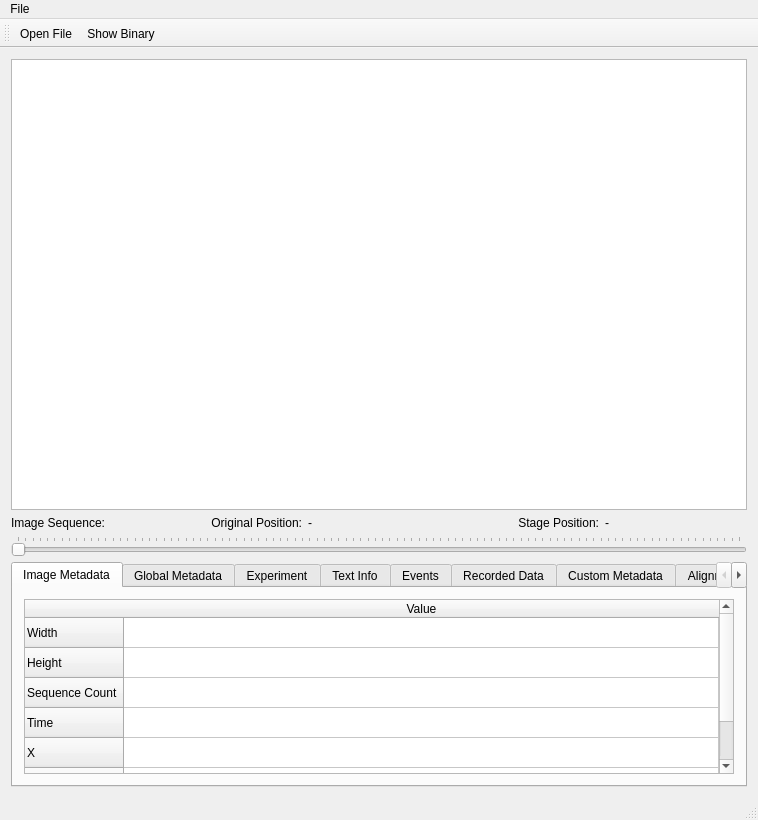
<?xml version="1.0" encoding="UTF-8"?>
<ui version="4.0">
 <class>MainWindow</class>
 <widget class="QMainWindow" name="MainWindow">
  <property name="geometry">
   <rect>
    <x>0</x>
    <y>0</y>
    <width>758</width>
    <height>820</height>
   </rect>
  </property>
  <property name="acceptDrops">
   <bool>true</bool>
  </property>
  <property name="windowTitle">
   <string>MainWindow</string>
  </property>
  <property name="windowIcon">
   <iconset resource="resource.qrc">
    <normaloff>:/images/nd2.tiff</normaloff>:/images/nd2.tiff</iconset>
  </property>
  <widget class="QWidget" name="centralWidget">
   <layout class="QVBoxLayout" name="verticalLayout" stretch="2,0,0,1">
    <item>
     <widget class="CustomGraphicsView" name="graphicsView">
      <property name="acceptDrops">
       <bool>false</bool>
      </property>
      <property name="dragMode">
       <enum>QGraphicsView::ScrollHandDrag</enum>
      </property>
     </widget>
    </item>
    <item>
     <layout class="QHBoxLayout" name="horizontalLayout">
      <item>
       <widget class="QLabel" name="label_2">
        <property name="text">
         <string>Image Sequence:</string>
        </property>
       </widget>
      </item>
      <item>
       <widget class="QLabel" name="label">
        <property name="text">
         <string>Original Position:</string>
        </property>
        <property name="alignment">
         <set>Qt::AlignRight|Qt::AlignTrailing|Qt::AlignVCenter</set>
        </property>
       </widget>
      </item>
      <item>
       <widget class="QLabel" name="position">
        <property name="text">
         <string>-</string>
        </property>
       </widget>
      </item>
      <item>
       <widget class="QLabel" name="label_3">
        <property name="text">
         <string>Stage Position:</string>
        </property>
        <property name="alignment">
         <set>Qt::AlignRight|Qt::AlignTrailing|Qt::AlignVCenter</set>
        </property>
       </widget>
      </item>
      <item>
       <widget class="QLabel" name="stageposition">
        <property name="text">
         <string>-</string>
        </property>
       </widget>
      </item>
     </layout>
    </item>
    <item>
     <widget class="QSlider" name="imageSequence">
      <property name="enabled">
       <bool>false</bool>
      </property>
      <property name="tracking">
       <bool>false</bool>
      </property>
      <property name="orientation">
       <enum>Qt::Horizontal</enum>
      </property>
      <property name="tickPosition">
       <enum>QSlider::TicksAbove</enum>
      </property>
      <property name="tickInterval">
       <number>1</number>
      </property>
     </widget>
    </item>
    <item>
     <widget class="QTabWidget" name="tabWidget">
      <property name="currentIndex">
       <number>0</number>
      </property>
      <widget class="QWidget" name="tab_5">
       <attribute name="title">
        <string>Image Metadata</string>
       </attribute>
       <layout class="QHBoxLayout" name="horizontalLayout_2">
        <item>
         <widget class="QTableWidget" name="localmetadata">
          <property name="verticalScrollMode">
           <enum>QAbstractItemView::ScrollPerPixel</enum>
          </property>
          <property name="horizontalScrollMode">
           <enum>QAbstractItemView::ScrollPerPixel</enum>
          </property>
          <attribute name="horizontalHeaderStretchLastSection">
           <bool>true</bool>
          </attribute>
          <row>
           <property name="text">
            <string>Width</string>
           </property>
          </row>
          <row>
           <property name="text">
            <string>Height</string>
           </property>
          </row>
          <row>
           <property name="text">
            <string>Sequence Count</string>
           </property>
          </row>
          <row>
           <property name="text">
            <string>Time</string>
           </property>
          </row>
          <row>
           <property name="text">
            <string>X</string>
           </property>
          </row>
          <row>
           <property name="text">
            <string>Y</string>
           </property>
          </row>
          <row>
           <property name="text">
            <string>Z</string>
           </property>
          </row>
          <column>
           <property name="text">
            <string>Value</string>
           </property>
          </column>
         </widget>
        </item>
       </layout>
      </widget>
      <widget class="QWidget" name="tab_2">
       <attribute name="title">
        <string>Global Metadata</string>
       </attribute>
       <layout class="QVBoxLayout" name="verticalLayout_3">
        <item>
         <widget class="QTableWidget" name="metadata">
          <property name="verticalScrollMode">
           <enum>QAbstractItemView::ScrollPerPixel</enum>
          </property>
          <property name="horizontalScrollMode">
           <enum>QAbstractItemView::ScrollPerPixel</enum>
          </property>
          <attribute name="horizontalHeaderStretchLastSection">
           <bool>true</bool>
          </attribute>
          <row>
           <property name="text">
            <string>Time</string>
           </property>
          </row>
          <row>
           <property name="text">
            <string>Angle</string>
           </property>
          </row>
          <row>
           <property name="text">
            <string>Calibration</string>
           </property>
          </row>
          <row>
           <property name="text">
            <string>Aspect</string>
           </property>
          </row>
          <row>
           <property name="text">
            <string>ObjectiveName</string>
           </property>
          </row>
          <row>
           <property name="text">
            <string>ObjectiveMag</string>
           </property>
          </row>
          <row>
           <property name="text">
            <string>ObjectiveNA</string>
           </property>
          </row>
          <row>
           <property name="text">
            <string>RefractionIndex1</string>
           </property>
          </row>
          <row>
           <property name="text">
            <string>RefractionIndex2</string>
           </property>
          </row>
          <row>
           <property name="text">
            <string>PinholeRadius</string>
           </property>
          </row>
          <row>
           <property name="text">
            <string>Zoom</string>
           </property>
          </row>
          <row>
           <property name="text">
            <string>ProjectiveMag</string>
           </property>
          </row>
          <row>
           <property name="text">
            <string>ImageType</string>
           </property>
          </row>
          <row>
           <property name="text">
            <string>PlaneCount</string>
           </property>
          </row>
          <row>
           <property name="text">
            <string>ComponentCount</string>
           </property>
          </row>
          <column>
           <property name="text">
            <string>Value</string>
           </property>
          </column>
         </widget>
        </item>
       </layout>
      </widget>
      <widget class="QWidget" name="tab_6">
       <attribute name="title">
        <string>Experiment</string>
       </attribute>
       <layout class="QHBoxLayout" name="horizontalLayout_3">
        <item>
         <widget class="QTableWidget" name="experiment">
          <property name="verticalScrollMode">
           <enum>QAbstractItemView::ScrollPerPixel</enum>
          </property>
          <attribute name="horizontalHeaderStretchLastSection">
           <bool>true</bool>
          </attribute>
          <column>
           <property name="text">
            <string>Type</string>
           </property>
          </column>
          <column>
           <property name="text">
            <string>Size</string>
           </property>
          </column>
          <column>
           <property name="text">
            <string>Interval</string>
           </property>
          </column>
          <column>
           <property name="text">
            <string>Home</string>
           </property>
          </column>
         </widget>
        </item>
       </layout>
      </widget>
      <widget class="QWidget" name="tab">
       <attribute name="title">
        <string>Text Info</string>
       </attribute>
       <layout class="QVBoxLayout" name="verticalLayout_2">
        <item>
         <widget class="QTableWidget" name="textInfo">
          <property name="verticalScrollMode">
           <enum>QAbstractItemView::ScrollPerPixel</enum>
          </property>
          <property name="horizontalScrollMode">
           <enum>QAbstractItemView::ScrollPerPixel</enum>
          </property>
          <attribute name="horizontalHeaderStretchLastSection">
           <bool>true</bool>
          </attribute>
          <row>
           <property name="text">
            <string>Author</string>
           </property>
          </row>
          <row>
           <property name="text">
            <string>Capturing</string>
           </property>
          </row>
          <row>
           <property name="text">
            <string>Conclusion</string>
           </property>
          </row>
          <row>
           <property name="text">
            <string>Date</string>
           </property>
          </row>
          <row>
           <property name="text">
            <string>Description</string>
           </property>
          </row>
          <row>
           <property name="text">
            <string>Group</string>
           </property>
          </row>
          <row>
           <property name="text">
            <string>ImageID</string>
           </property>
          </row>
          <row>
           <property name="text">
            <string>Info1</string>
           </property>
          </row>
          <row>
           <property name="text">
            <string>Info2</string>
           </property>
          </row>
          <row>
           <property name="text">
            <string>Location</string>
           </property>
          </row>
          <row>
           <property name="text">
            <string>Optics</string>
           </property>
          </row>
          <row>
           <property name="text">
            <string>SampleID</string>
           </property>
          </row>
          <row>
           <property name="text">
            <string>Sampling</string>
           </property>
          </row>
          <row>
           <property name="text">
            <string>Type</string>
           </property>
          </row>
          <row>
           <property name="text">
            <string>Application</string>
           </property>
          </row>
          <column>
           <property name="text">
            <string>Value</string>
           </property>
          </column>
          <item row="0" column="0">
           <property name="text">
            <string/>
           </property>
          </item>
         </widget>
        </item>
       </layout>
      </widget>
      <widget class="QWidget" name="tab_4">
       <attribute name="title">
        <string>Events</string>
       </attribute>
       <layout class="QVBoxLayout" name="verticalLayout_51">
        <item>
         <widget class="QTableWidget" name="events">
          <property name="verticalScrollMode">
           <enum>QAbstractItemView::ScrollPerPixel</enum>
          </property>
          <property name="horizontalScrollMode">
           <enum>QAbstractItemView::ScrollPerPixel</enum>
          </property>
          <attribute name="horizontalHeaderStretchLastSection">
           <bool>true</bool>
          </attribute>
          <column>
           <property name="text">
            <string>ID</string>
           </property>
          </column>
          <column>
           <property name="text">
            <string>Type</string>
           </property>
          </column>
          <column>
           <property name="text">
            <string>Description</string>
           </property>
          </column>
         </widget>
        </item>
       </layout>
      </widget>
      <widget class="QWidget" name="tab_3">
       <attribute name="title">
        <string>Recorded Data</string>
       </attribute>
       <layout class="QVBoxLayout" name="verticalLayout_4">
        <item>
         <widget class="QTableWidget" name="recordedData">
          <property name="verticalScrollMode">
           <enum>QAbstractItemView::ScrollPerPixel</enum>
          </property>
          <property name="horizontalScrollMode">
           <enum>QAbstractItemView::ScrollPerPixel</enum>
          </property>
         </widget>
        </item>
       </layout>
      </widget>
      <widget class="QWidget" name="tab_7">
       <attribute name="title">
        <string>Custom Metadata</string>
       </attribute>
       <layout class="QVBoxLayout" name="verticalLayout_5">
        <item>
         <widget class="QTableWidget" name="custommetadata">
          <property name="verticalScrollMode">
           <enum>QAbstractItemView::ScrollPerPixel</enum>
          </property>
          <property name="horizontalScrollMode">
           <enum>QAbstractItemView::ScrollPerPixel</enum>
          </property>
         </widget>
        </item>
       </layout>
      </widget>
      <widget class="QWidget" name="tab_8">
       <attribute name="title">
        <string>Alignment</string>
       </attribute>
       <layout class="QVBoxLayout" name="verticalLayout_52">
        <item>
         <widget class="QTableWidget" name="alignment">
          <property name="verticalScrollMode">
           <enum>QAbstractItemView::ScrollPerPixel</enum>
          </property>
          <property name="horizontalScrollMode">
           <enum>QAbstractItemView::ScrollPerPixel</enum>
          </property>
          <attribute name="horizontalHeaderStretchLastSection">
           <bool>true</bool>
          </attribute>
          <column>
           <property name="text">
            <string>Point #</string>
           </property>
          </column>
          <column>
           <property name="text">
            <string>Sequence Index</string>
           </property>
          </column>
          <column>
           <property name="text">
            <string>X Image [px]</string>
           </property>
          </column>
          <column>
           <property name="text">
            <string>Y Image [px]</string>
           </property>
          </column>
          <column>
           <property name="text">
            <string>X Original [um]</string>
           </property>
          </column>
          <column>
           <property name="text">
            <string>Y Original [um]</string>
           </property>
          </column>
          <column>
           <property name="text">
            <string>X Stage [um]</string>
           </property>
          </column>
          <column>
           <property name="text">
            <string>Y Stage [um]</string>
           </property>
          </column>
         </widget>
        </item>
       </layout>
      </widget>
     </widget>
    </item>
   </layout>
  </widget>
  <widget class="QMenuBar" name="menuBar">
   <property name="geometry">
    <rect>
     <x>0</x>
     <y>0</y>
     <width>758</width>
     <height>21</height>
    </rect>
   </property>
   <widget class="QMenu" name="menuFile">
    <property name="title">
     <string>File</string>
    </property>
    <addaction name="actionOpen_File"/>
    <addaction name="separator"/>
   </widget>
   <addaction name="menuFile"/>
  </widget>
  <widget class="QToolBar" name="mainToolBar">
   <property name="toolButtonStyle">
    <enum>Qt::ToolButtonTextUnderIcon</enum>
   </property>
   <attribute name="toolBarArea">
    <enum>TopToolBarArea</enum>
   </attribute>
   <attribute name="toolBarBreak">
    <bool>false</bool>
   </attribute>
   <addaction name="actionOpen_File"/>
   <addaction name="actionShow_Binary"/>
  </widget>
  <widget class="QStatusBar" name="statusBar"/>
  <action name="actionOpen_File">
   <property name="text">
    <string>Open File</string>
   </property>
   <property name="shortcut">
    <string>Ctrl+O</string>
   </property>
  </action>
  <action name="actionShow_Binary">
   <property name="checkable">
    <bool>true</bool>
   </property>
   <property name="text">
    <string>Show Binary</string>
   </property>
  </action>
 </widget>
 <layoutdefault spacing="6" margin="11"/>
 <customwidgets>
  <customwidget>
   <class>CustomGraphicsView</class>
   <extends>QGraphicsView</extends>
   <header location="global">QGraphicsView</header>
  </customwidget>
 </customwidgets>
 <resources>
  <include location="resource.qrc"/>
 </resources>
 <connections/>
</ui>
